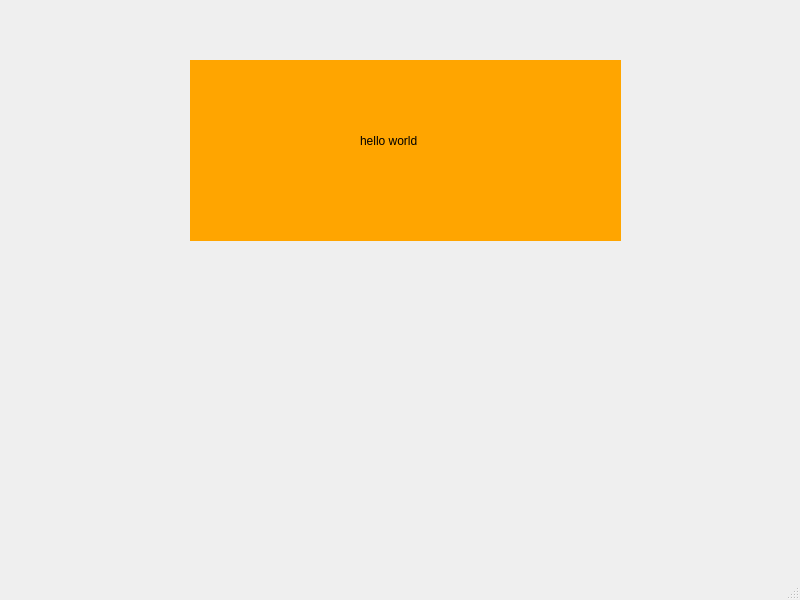
<?xml version="1.0" encoding="UTF-8"?>
<ui version="4.0">
 <class>MainWindow</class>
 <widget class="QMainWindow" name="MainWindow">
  <property name="geometry">
   <rect>
    <x>0</x>
    <y>0</y>
    <width>800</width>
    <height>600</height>
   </rect>
  </property>
  <property name="windowTitle">
   <string>MainWindow</string>
  </property>
  <widget class="QWidget" name="centralwidget">
   <widget class="QWidget" name="widget" native="true">
    <property name="geometry">
     <rect>
      <x>190</x>
      <y>60</y>
      <width>431</width>
      <height>181</height>
     </rect>
    </property>
    <property name="styleSheet">
     <string notr="true">QWidget{
	background-color: orange;
}</string>
    </property>
    <widget class="QLabel" name="label">
     <property name="geometry">
      <rect>
       <x>170</x>
       <y>60</y>
       <width>181</width>
       <height>41</height>
      </rect>
     </property>
     <property name="text">
      <string>hello world</string>
     </property>
    </widget>
   </widget>
  </widget>
  <widget class="QMenuBar" name="menubar">
   <property name="geometry">
    <rect>
     <x>0</x>
     <y>0</y>
     <width>800</width>
     <height>28</height>
    </rect>
   </property>
  </widget>
  <widget class="QStatusBar" name="statusbar"/>
 </widget>
 <resources/>
 <connections/>
</ui>
